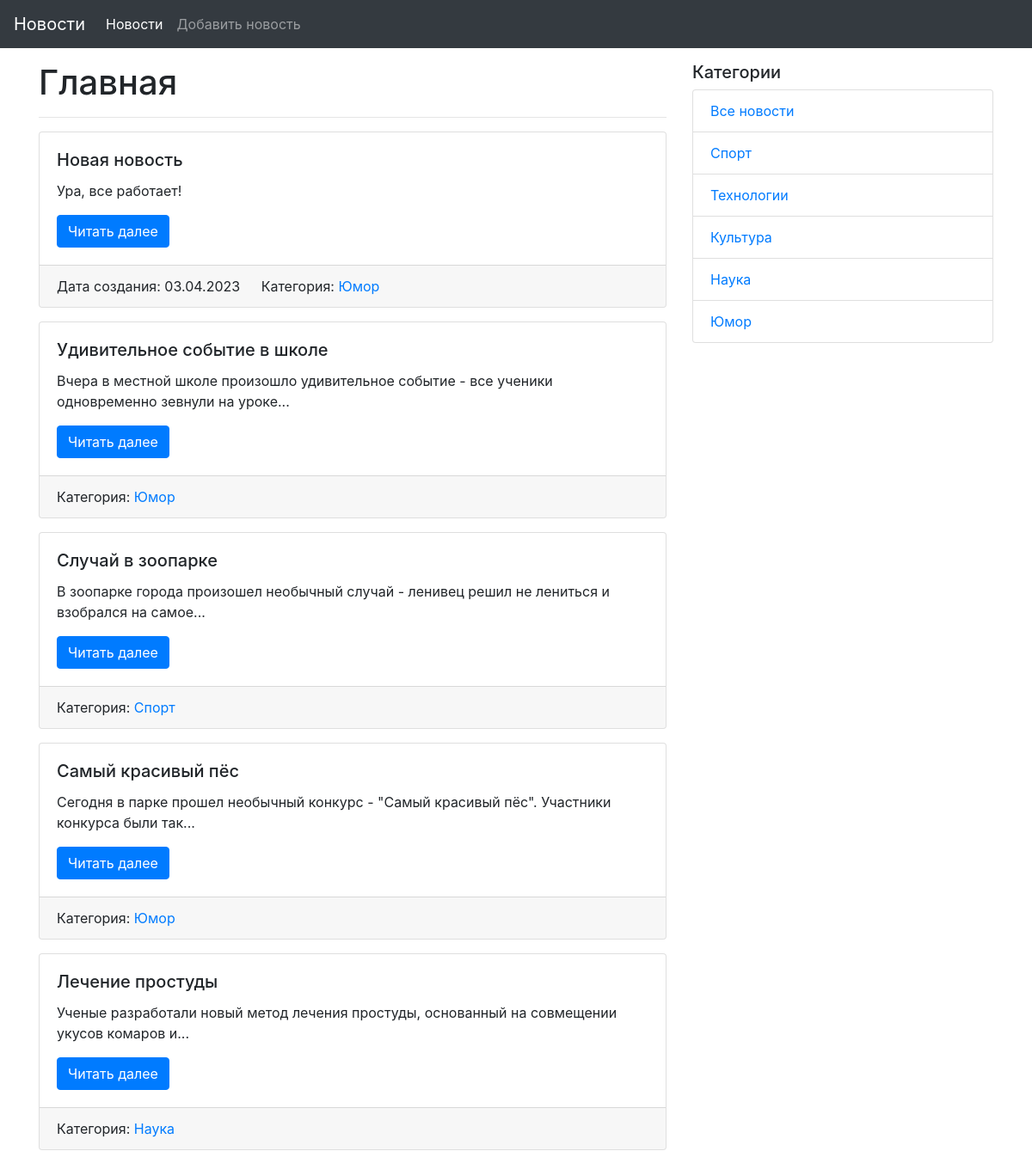
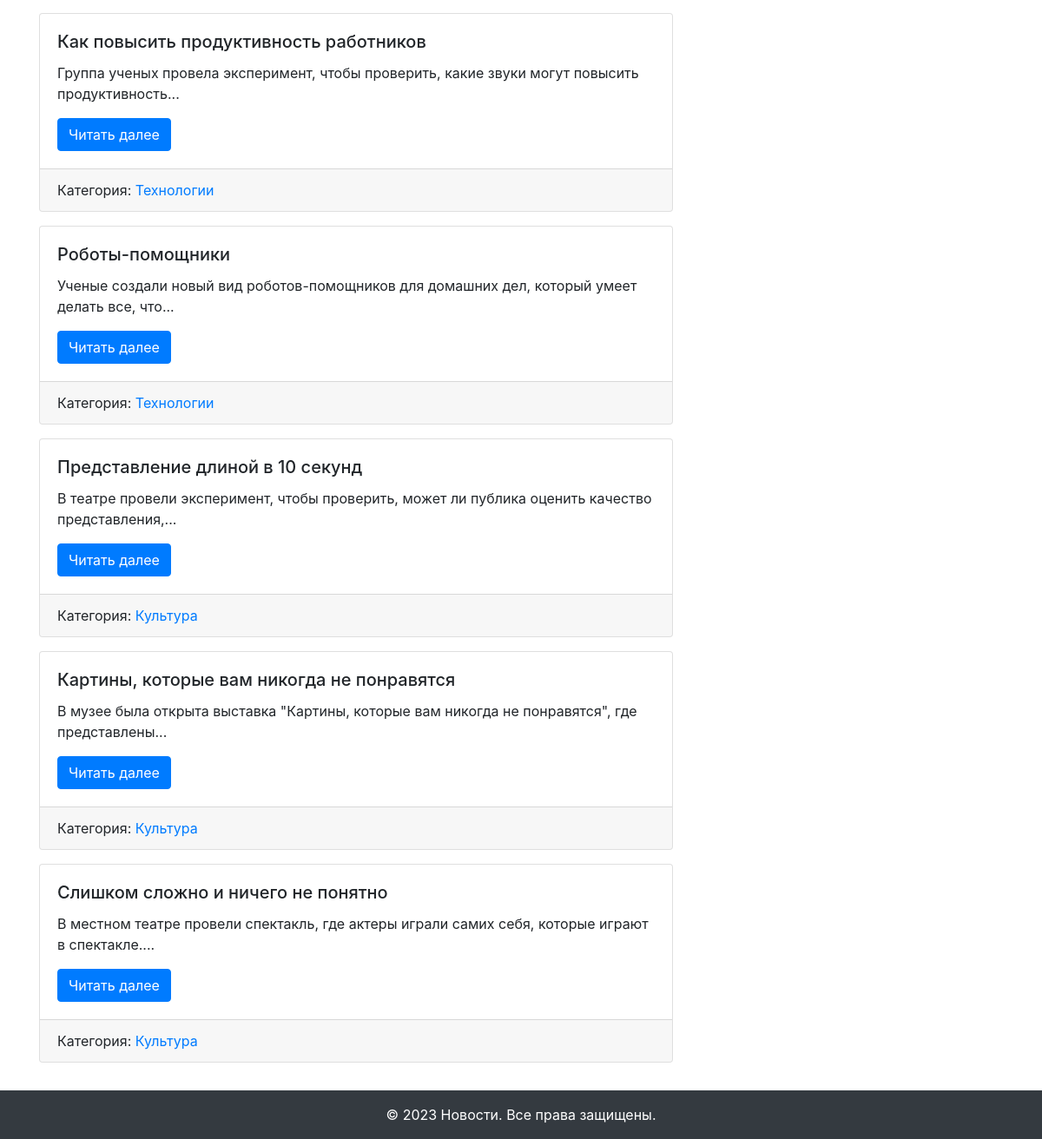
The page / on the database its author committed (2 pictures, top to bottom).
### models.py (models this page shows, shortened)
class News(db.Model):
    id = db.Column(db.Integer, primary_key=True)
    title = db.Column(db.String(255), unique=True, nullable=False)
    text = db.Column(db.Text, nullable=False)
    created_date = db.Column(db.DateTime, default=datetime.utcnow)
    category_id = db.Column(db.Integer, db.ForeignKey('category.id'), nullable=True)
    category = db.relationship('Category', back_populates='news')

class Category(db.Model):
    id = db.Column(db.Integer, primary_key=True)
    title = db.Column(db.String(255), nullable=False)
    news = db.relationship('News', back_populates='category')

### views.py (the view)
@app.route('/')
def index():
    news_list = News.query.all()
    categories = Category.query.all()
    return render_template('index.html',
                           news=news_list[::-1],
                           categories=categories)

### templates/index.html (shortened to what this page needs)
{% extends "base.html" %}
{% block content %}
  <h1>Главная</h1>
  <hr>
  {% for news in news %}
  <div class="card mb-3">
    <div class="card-body">
      <h5 class="card-title">{{ news.title }}</h5>
      <p class="card-text">{{ news.text|truncate(100) }}</p>
      <a href="{{ url_for('news_detail', id=news.id) }}" class="btn btn-primary">Читать далее</a>
    </div>
    <div class="card-footer">
      {% if news.created_date %}
        <span class="card-link">Дата создания: {{ news.created_date.strftime('%d.%m.%Y') }}</span>
      {% endif %}
      {% if news.category %}
        <span class="card-link">Категория: <a href="{{ url_for('news_in_category', id=news.category.id) }}">{{ news.category.title }}</a></span>
      {% endif %}
    </div>
  </div>
  {% else %}
  <p class="card-text">Новостей пока нет!</p>
  {% endfor %}
{% endblock content %}

### templates/base.html (shortened to what this page needs)
<!DOCTYPE html>
<html lang="ru">
<head>
  <link rel="stylesheet" href="{{ url_for('static', filename='css/bootstrap.min.css') }}">
</head>
<body>
  <div id="wrapper">
    {% include "navigation.html" %}
    <div class="container my-3">
      <div class="row">
        <div class="col-md-8">
          {% block content %}{% endblock content %}
        </div>
        {% include "side_navigation.html" %}
      </div>
    </div>
    {% include "footer.html" %}
  </div>
</body>
</html>

### templates/navigation.html (shortened to what this page needs)
<nav class="navbar navbar-expand-md navbar-dark bg-dark">
  <a class="navbar-brand" href="{{ url_for('index') }}">Новости</a>
  <div class="collapse navbar-collapse" id="navbarNav">
    <ul class="navbar-nav">
      <li class="nav-item active">
        <a class="nav-link" href="{{ url_for('index') }}">Новости</a>
      </li>
      <li class="nav-item">
        <a class="nav-link" href="{{ url_for('add_news') }}">Добавить новость</a>
      </li>
    </ul>
  </div>
</nav>

### templates/side_navigation.html
<div class="col-md-4">
  <h5>Категории</h5>
  <ul class="list-group">
    <li class="list-group-item"><a href="{{ url_for('index') }}">Все новости</a></li>
    {% for category in categories %}
      <li class="list-group-item"><a href="{{ url_for('news_in_category', id=category.id) }}">{{ category.title }}</a></li>
    {% endfor %}
  </ul>
</div>

### templates/footer.html
<footer id="footer" class="bg-dark text-white text-center py-3">
  &copy; 2023 Новости. Все права защищены.
</footer>

### rows shown on the page
News: title "Новая новость", text "Ура, все работает!", created_date "03.04.2023", category "Юмор"
News: title "Удивительное событие в школе", text "Вчера в местной школе произошло удивительное событие - все ученики одновременно зевнули на уроке...", category "Юмор"
News: title "Случай в зоопарке", text "В зоопарке города произошел необычный случай - ленивец решил не лениться и взобрался на самое...", category "Спорт"
News: title "Самый красивый пёс", text "Сегодня в парке прошел необычный конкурс - \"Самый красивый пёс\". Участники конкурса были так...", category "Юмор"
News: title "Лечение простуды", text "Ученые разработали новый метод лечения простуды, основанный на совмещении укусов комаров и...", category "Наука"
News: title "Как повысить продуктивность работников", text "Группа ученых провела эксперимент, чтобы проверить, какие звуки могут повысить продуктивность...", category "Технологии"
News: title "Роботы-помощники", text "Ученые создали новый вид роботов-помощников для домашних дел, который умеет делать все, что...", category "Технологии"
News: title "Представление длиной в 10 секунд", text "В театре провели эксперимент, чтобы проверить, может ли публика оценить качество представления,...", category "Культура"
News: title "Картины, которые вам никогда не понравятся", text "В музее была открыта выставка \"Картины, которые вам никогда не понравятся\", где представлены...", category "Культура"
News: title "Слишком сложно и ничего не понятно", text "В местном театре провели спектакль, где актеры играли самих себя, которые играют в спектакле....", category "Культура"
Category: title "Спорт"
Category: title "Технологии"
Category: title "Культура"
Category: title "Наука"
Category: title "Юмор"
